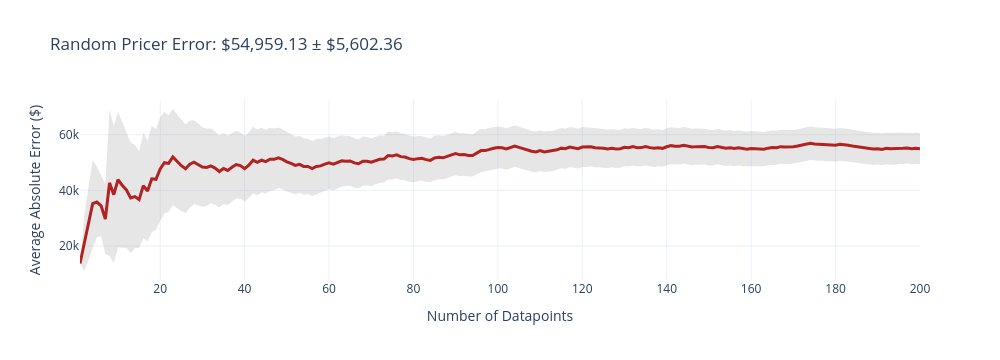
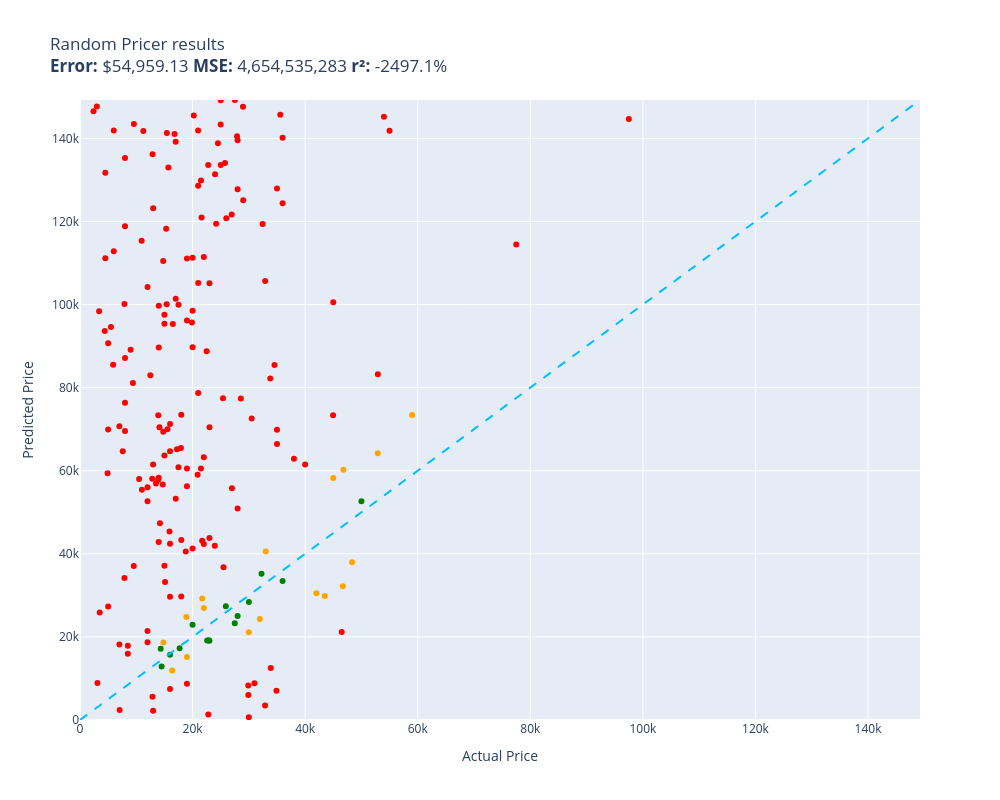

Notebook code cell kept with these figures, in order:
### Code cell
import random

def random_pricer(car):
    return random.randrange(500, 150_000)

random.seed(42)
evaluate(random_pricer, test)

### Figure 1 — Plotly figure (JSON) as saved in the notebook; plotly's stock layout.template omitted (floating-point values rounded to 4 significant figures; data arrays with more than 128 entries replaced by an {"elided": "..."} marker saying what was removed)
{"data": [{"fill": "toself", "fillcolor": "rgba(128,128,128,0.2)", "hoverinfo": "skip", "line": {"color": "rgba(255,255,255,0)"}, "name": "95% CI", "showlegend": false, "type": "scatter", "x": {"elided": "400 int values"}, "y": {"elided": "400 float values"}}, {"customdata": {"elided": "200x1 float values"}, "hovertemplate": "n=%{x}<br>Avg Error=$%{y:,.2f}<br>±95% CI=$%{customdata[0]:,.2f}<extra></extra>", "line": {"color": "firebrick", "width": 3}, "mode": "lines", "name": "Cumulative Avg Error", "type": "scatter", "x": {"elided": "200 int values"}, "y": {"elided": "200 float values"}}], "layout": {"height": 360, "showlegend": false, "title": {"text": "Random Pricer Error: $54,959.13 ± $5,602.36"}, "width": 1000, "xaxis": {"title": {"text": "Number of Datapoints"}}, "yaxis": {"title": {"text": "Average Absolute Error ($)"}}}}

### Figure 2 — Plotly figure (JSON) as saved in the notebook; plotly's stock layout.template omitted (floating-point values rounded to 4 significant figures; data arrays with more than 128 entries replaced by an {"elided": "..."} marker saying what was removed)
{"data": [{"customdata": {"elided": "168x1 str values"}, "hovertemplate": "%{customdata[0]}<extra></extra>", "legendgroup": "red", "marker": {"color": "red", "size": 6, "symbol": "circle"}, "mode": "markers", "name": "red", "orientation": "v", "showlegend": true, "type": "scatter", "x": {"elided": "168 float values"}, "xaxis": "x", "y": {"elided": "168 int values"}, "yaxis": "y"}, {"customdata": [["2018 Acura RDX\nGuess=$27,368.00 Actual=$25,905.00"], ["2017 Ford Explorer\nGuess=$23,290.00 Actual=$27,495.00"], ["2013 Dodge Charger\nGuess=$25,061.00 Actual=$27,999.00"], ["2018 BMW 2 Series\nGuess=$19,217.00 Actual=$22,857.00"], ["2017 Volkswagen Jetta\nGuess=$12,851.00 Actual=$14,495.00"], ["2017 Toyota Yaris iA\nGuess=$17,153.00 Actual=$14,336.00"], ["2018 Ford Explorer\nGuess=$28,394.00 Actual=$30,000.00"], ["2017 Mercedes-Benz GLE-Class\nGuess=$52,643.00 Actual=$50,000.00"], ["2016 Jeep Patriot\nGuess=$15,684.00 Actual=$15,997.00"], ["2017 Toyota Sienna\nGuess=$22,953.00 Actual=$19,995.00"], ["2020 Kia Telluride\nGuess=$33,467.00 Actual=$35,995.00"], ["2019 Honda Civic\nGuess=$17,284.00 Actual=$17,700.00"], ["2017 Nissan Maxima\nGuess=$19,110.00 Actual=$22,595.00"], ["2018 Mercedes-Benz CLA-Class\nGuess=$19,074.00 Actual=$22,995.00"], ["2015 GMC Yukon\nGuess=$35,184.00 Actual=$32,249.00"]], "hovertemplate": "%{customdata[0]}<extra></extra>", "legendgroup": "green", "marker": {"color": "green", "size": 6, "symbol": "circle"}, "mode": "markers", "name": "green", "orientation": "v", "showlegend": true, "type": "scatter", "x": [25900.0, 27500.0, 28000.0, 22860.0, 14500.0, 14340.0, 30000.0, 50000.0, 16000.0, 20000.0, 36000.0, 17700.0, 22600.0, 23000.0, 32250.0], "xaxis": "x", "y": [27368, 23290, 25061, 19217, 12851, 17153, 28394, 52643, 15684, 22953, 33467, 17284, 19110, 19074, 35184], "yaxis": "y"}, {"customdata": [["2020 Jeep Grand Cherokee\nGuess=$73,426.00 Actual=$58,998.00"], ["2019 Chevrolet Trax\nGuess=$24,812.00 Actual=$18,895.00"], ["2017 Hyundai Tucson\nGuess=$11,890.00 Actual=$16,380.00"], ["2015 Land Rover Range Rover\nGuess=$60,242.00 Actual=$46,790.00"], ["2017 Lincoln MKZ Hybrid\nGuess=$26,976.00 Actual=$21,995.00"], ["2018 Chevrolet Equinox\nGuess=$15,163.00 Actual=$18,999.00"], ["2020 Land Rover Discovery Sport\nGuess=$37,952.00 Actual=$48,331.00"], ["2017 Maserati Ghibli\nGuess=$24,331.00 Actual=$31,950.00"], ["2015 Audi A3\nGuess=$29,243.00 Actual=$21,697.00"], ["2020 Dodge Durango\nGuess=$40,566.00 Actual=$32,998.00"], ["2018 Volvo XC60\nGuess=$30,529.00 Actual=$41,995.00"], ["2017 Mercedes-Benz E-Class\nGuess=$29,825.00 Actual=$43,495.00"], ["2018 Dodge Charger\nGuess=$21,145.00 Actual=$29,995.00"], ["2018 Nissan Altima\nGuess=$18,643.00 Actual=$14,818.00"], ["2019 BMW 3 Series\nGuess=$32,220.00 Actual=$46,680.00"], ["2019 Ford F-450 Super Duty\nGuess=$58,228.00 Actual=$44,995.00"], ["2017 Cadillac Escalade\nGuess=$64,200.00 Actual=$52,900.00"]], "hovertemplate": "%{customdata[0]}<extra></extra>", "legendgroup": "orange", "marker": {"color": "orange", "size": 6, "symbol": "circle"}, "mode": "markers", "name": "orange", "orientation": "v", "showlegend": true, "type": "scatter", "x": [59000.0, 18900.0, 16380.0, 46790.0, 22000.0, 19000.0, 48330.0, 31950.0, 21700.0, 33000.0, 42000.0, 43500.0, 30000.0, 14820.0, 46680.0, 45000.0, 52900.0], "xaxis": "x", "y": [73426, 24812, 11890, 60242, 26976, 15163, 37952, 24331, 29243, 40566, 30529, 29825, 21145, 18643, 32220, 58228, 64200], "yaxis": "y"}, {"hoverinfo": "skip", "line": {"color": "deepskyblue", "dash": "dash", "width": 2}, "mode": "lines", "name": "y = x", "showlegend": false, "type": "scatter", "x": [0, 149229], "y": [0, 149229]}], "layout": {"height": 800, "legend": {"title": {"text": "color"}, "tracegroupgap": 0}, "showlegend": false, "title": {"text": "Random Pricer results<br><b>Error:</b> $54,959.13 <b>MSE:</b> 4,654,535,283 <b>r²:</b> -2497.1%"}, "width": 1000, "xaxis": {"anchor": "y", "domain": [0, 1], "range": [0, 149229], "title": {"text": "Actual Price"}}, "yaxis": {"anchor": "x", "domain": [0, 1], "range": [0, 149229], "title": {"text": "Predicted Price"}}}}
